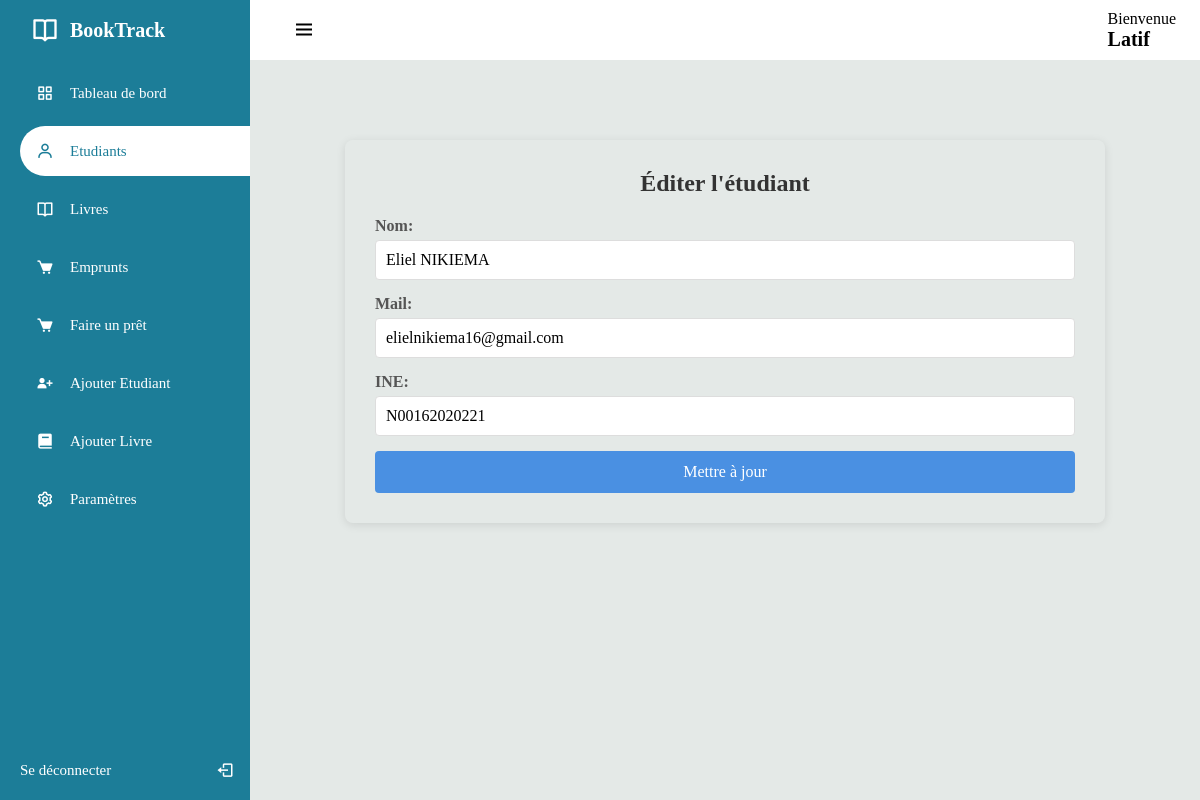
The page /librarians/scripts/edit_student.php?id=1 (signed in) on the database its author committed.
### tables this page shows
CREATE TABLE IF NOT EXISTS `librarian` (
  `librarian_id` int NOT NULL AUTO_INCREMENT,
  `librarian_name` varchar(100) NOT NULL,
  `librarian_mail` varchar(100) NOT NULL,
  `librarian_tel` varchar(100) NOT NULL,
  `librarian_pass` text NOT NULL,
  `library_id` int NOT NULL,
  `must_changes` tinyint(1) NOT NULL DEFAULT '1',
  PRIMARY KEY (`librarian_id`),
  KEY `lib_lib_id` (`library_id`)
);

CREATE TABLE IF NOT EXISTS `student` (
  `student_id` int NOT NULL AUTO_INCREMENT,
  `student_ine` varchar(100) NOT NULL,
  `student_name` varchar(100) NOT NULL,
  `student_mail` varchar(100) NOT NULL,
  `library_id` int NOT NULL,
  `student_pass` text NOT NULL,
  `creation_date` timestamp NOT NULL,
  PRIMARY KEY (`student_id`),
  UNIQUE KEY `student_ine` (`student_ine`),
  KEY `lib_stu_id` (`library_id`)
);

### librarians/scripts/edit_student.php (the view, shortened to what this page needs)
<?php require "../../config/config.php" ?>
<?php
    $id = $_SESSION['lib_id'];
    $research = $conn->prepare("SELECT * FROM librarian WHERE librarian_id = '$id'");
    $research->execute();
    $librarian = $research->fetch(PDO::FETCH_ASSOC);
    if(isset($_GET['id'])){
        $student_id = $_GET['id'];
        if($_SERVER["REQUEST_METHOD"] == "POST"){
            $student_name = htmlspecialchars($_POST['student_name']);
            $student_mail = $_POST['student_mail'];
            $student_ine = $_POST['student_ine'];
            $sql = "SELECT student_name FROM student WHERE (student_ine = :ine OR student_mail = :mail) AND student_id != :id";
            $stmt = $conn->prepare($sql);
            $stmt->bindParam(':ine', $student_ine);
            $stmt->bindParam(':mail', $student_mail);
            $stmt->bindParam(':id', $student_id, PDO::PARAM_INT);
            $stmt->execute();
            $result = $stmt->fetch(PDO::FETCH_ASSOC);
            if($result){
                header("location: edit_student.php?id=$student_id");
                exit();
            } else {
                $sql = "UPDATE student SET student_name = :name, student_ine = :ine, student_mail = :mail WHERE student_id = :id";
                $stmt = $conn->prepare($sql);
                $stmt->bindParam(':name', $student_name);
                $stmt->bindParam(':ine', $student_ine);
                $stmt->bindParam(':mail', $student_mail);
                $stmt->bindParam(':id', $student_id, PDO::PARAM_INT);
                $update = $stmt->execute();
                if($update){
                    header("location: ../students.php");
                    exit();
                } else {
                    header("location: edit_student.php?id=$student_id");
                    exit();
                }
            }
        } else {
            $sql = "SELECT student_name, student_mail, student_ine FROM student WHERE student_id = :id";
            $stmt = $conn->prepare($sql);
            $stmt->bindParam(':id', $student_id);
            $stmt->execute();
            $student = $stmt->fetch(PDO::FETCH_ASSOC);
        }
    }
?>
<!DOCTYPE html>
<html lang="fr">
<head>
	<link rel="stylesheet" href="../../assets/css/libra.css?v=1.0">
	<link href='https://unpkg.com/boxicons@2.1.1/css/boxicons.min.css' rel='stylesheet'>
</head>
<body>
	<div class="sidebar">
		<div class="logo_details">
			<i class='bx bx-book-open'></i>
			<div class="logo_name">
				BookTrack
			</div>
		</div>
		<ul>
			<li>
				<a href="../librarian_dash.php">
				<i class='bx bx-grid-alt'></i>
				<span class="links_name">
					Tableau de bord
				</span>
				</a>
			</li>
			<li>
				<a href="../students.php" class="active">
				<i class='bx bx-user'></i>
				<span class="links_name">
					Etudiants
				</span>
				</a>
			</li>
			<li>
				<a href="../books.php">
				<i class='bx bx-book-open'></i>
				<span class="links_name">
					Livres
				</span>
				</a>
			</li>
            <li>
				<a href="../borrowings.php">
				<i class='bx bxs-cart'></i>
				<span class="links_name">
					Emprunts
				</span>
				</a>
			</li>
			<li>
				<a href="../loan.php">
				<i class='bx bxs-cart'></i>
				<span class="links_name">
					Faire un prêt
				</span>
				</a>
			</li>
			<li>
				<a href="../add_student.php">
				<i class='bx bxs-user-plus'></i>
				<span class="links_name">
					Ajouter Etudiant
				</span>
				</a>
			</li>
			<li>
				<a href="../add_book.php">
				<i class='bx bxs-book'></i>
				<span class="links_name">
					Ajouter Livre
				</span>
				</a>
			</li>
			<li>
				<a href="../setting.php">
				<i class='bx bx-cog'></i>
				<span class="links_name">
					Paramètres
				</span>
				</a>
			</li>
			<li class="login">
				<a href="../logout.php">
				<span class="links_name login_out">
					Se déconnecter
				</span>
				<i class='bx bx-log-out' id="log_out"></i>
				</a>
			</li>
		</ul>
	</div>
	<section class="home_section">
		<div class="topbar">
			<div class="toggle">
				<i class='bx bx-menu' id="btn"></i>
			</div>
			<div class="user_wrapper">
				<p>Bienvenue</p>
				<?php if(isset($_SESSION['lib_id'])): ?>
                    <h2 style="text-transform: capitalize; font-size:20px;">
                    	<?php echo $librarian['librarian_name']; ?>
                    </h2>
                <?php endif; ?>
			</div>
		</div>
        <div class="details" style="background:none;">
            <h1>Éditer l'étudiant</h1>
            <form method="POST">
                <label for="student_name" >Nom:</label>
                <input type="text" id="student_name" name="student_name" value="<?= htmlspecialchars($student['student_name']) ?>" required style="text-transform:capitalize;">
                <label for="student_mail">Mail:</label>
                <input type="text" id="student_mail" name="student_mail" value="<?= htmlspecialchars($student['student_mail']) ?>" required style="text-transform:lowercase;">
                <label for="student_ine">INE:</label>
                <input type="text" id="student_ine" name="student_ine" value="<?= htmlspecialchars($student['student_ine']) ?>" required maxlength="12">
                <button type="submit">Mettre à jour</button>
            </form>
        </div>
	</section>
</body>
</html>

### assets/css/libra.css (style rules this page uses)
:root { --blue: #0053f3; --dark-blue: #1c7d98; --white: #fff; --gray: #8390a2; }
* { margin: 0; padding: 0; box-sizing: border-box; font-family: Georgia, 'Times New Roman', Times, serif; }
.sidebar { position: fixed; left: 0; top: 0; width: 250px; height: 100%; padding-left: 20px; background: var(--dark-blue); transition: all 0.5s ease; z-index: 99; }
.sidebar .logo_details { position: relative; height: 60px; display: flex; align-items: center; }
.sidebar li { position: relative; margin: 8px 0; list-style: none; }
.sidebar i { position: relative; height: 60px; min-width: 50px; font-size: 28px; line-height: 60px; text-align: center; color: var(--white); }
.sidebar .logo_details .logo_name { font-size: 20px; font-weight: 600; color: var(--white); transition: all 0.5s ease; }
.toggle { position: relative; }
#btn { font-size: 24px; cursor: pointer; }
.sidebar ul li a i { position: relative; height: 50px; font-size: 18px; line-height: 50px; }
.sidebar ul li a { width: 100%; height: 100%; display: flex; align-items: center; text-decoration: none; border-radius: 30px 0px 0px 30px; transition: all 0.5s ease; }
.sidebar ul li a .links_name { font-size: 15px; font-weight: 400; color: var(--white); transition: 0.4s; }
.sidebar li.login { position: fixed; width: 250px; height: 60px; left: 0; bottom: -8px; padding: 20px 20px; background: var(--white-blue); transition: all 0.5s ease; }
.sidebar .login #log_out { position: absolute; height: 60px; right: 0; top: 50%; transform: translateY(-50%); line-height: 60px; transition: all 0.5s ease; }
.sidebar li a.active { background: var(--white); }
.sidebar li a.active .links_name, .sidebar li a.active i { color: var(--dark-blue); }
.home_section { position: relative; width: calc(100% - 250px); min-height: 100vh; left: 250px; top: 0; background: #E4E9E7; transition: all 0.5s ease; }
.home_section .topbar { position: relative; width: 100%; height: 60px; display: flex; justify-content: space-between; align-items: center; padding: 1rem 1.5rem; background: var(--white); }
.home_section .topbar .toggle { position: relative; width: 60px; height: 60px; display: flex; justify-content: center; align-items: center; font-size: 2em; cursor: pointer; }
.details { position: relative; width: 100%; padding: 20px; display: grid; grid-template-columns: 3fr; background-color: #f9f9f9; border-radius: 10px; box-shadow: 0 4px 8px rgba(0, 0, 0, 0.1); }

### librarians/scripts/edit_student.php (style rules this page uses)
.details { margin: 0 auto; background-color: #ffffff; border-radius: 8px; box-shadow: 0 2px 10px rgba(0, 0, 0, 0.1); padding: 30px; margin-top: 80px; width: 80%; }
h1 { color: #333; text-align: center; margin-bottom: 20px; }
form { display: flex; flex-direction: column; }
label { margin-bottom: 5px; color: #555; font-weight: bold; }
input { padding: 10px; margin-bottom: 15px; border: 1px solid #ddd; border-radius: 4px; font-size: 16px; }
button { background-color: #4a90e2; color: white; border: none; padding: 12px; border-radius: 4px; font-size: 16px; cursor: pointer; transition: background-color 0.3s ease; }

### rows shown on the page
librarian: librarian_name "Latif"
student: student_name "Eliel NIKIEMA", student_mail "elielnikiema16@gmail.com", student_ine "N00162020221"
